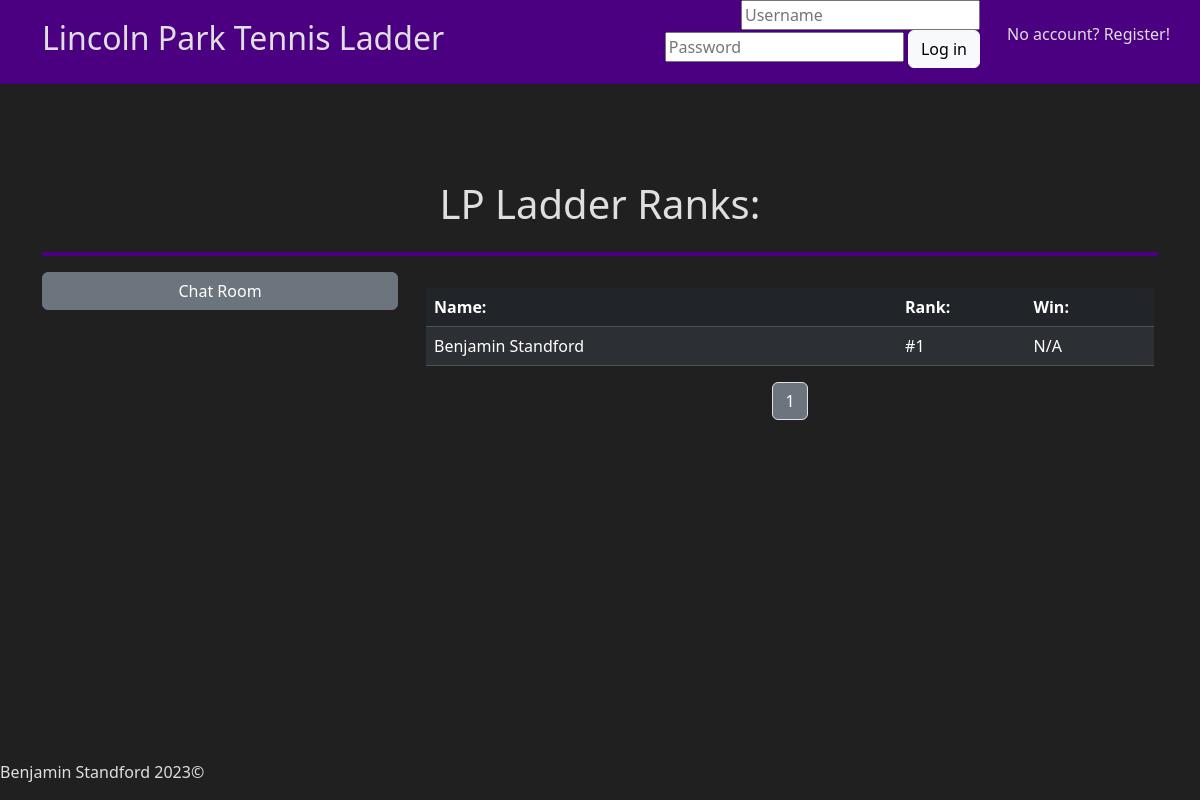
Before: / with the older database file.
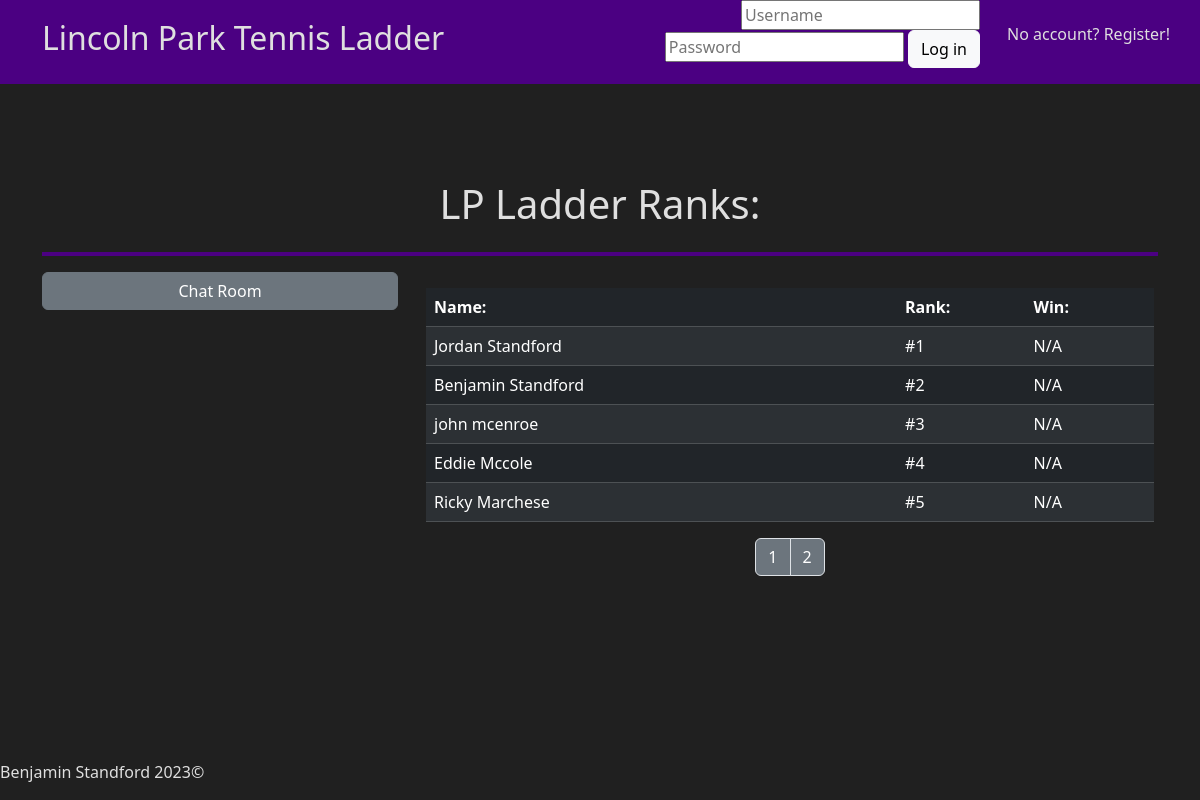
After: the same page with the newer database file.
### app/helpers.py (models this page shows, shortened)
class User(db.Model):
    id = db.Column(db.Integer(), primary_key=True)
    first= db.Column(db.String(255), nullable=False)
    last = db.Column(db.String(255), nullable=False)
    username = db.Column(db.String(255), unique=True, nullable=False)
    password = db.Column(db.LargeBinary, nullable=False)
    salt = db.Column(db.LargeBinary, nullable=False)
    email = db.Column(db.String(255), unique=True, nullable=False)
    phone = db.Column(db.String(255))
    rank = db.Column(db.Integer(), default=0)
    matches = db.relationship("Match", secondary=user_match, backref="players")
    temp_matches = db.relationship("Temp_match", secondary=user_temp, backref="players")
    matches_won = db.relationship("Match", backref="winner", foreign_keys="Match.winner_id", lazy=True)
    matches_lost = db.relationship("Match", backref="loser", foreign_keys="Match.loser_id", lazy=True)
    temp_matches_won = db.relationship("Temp_match", backref="winner", foreign_keys="Temp_match.winner_id", lazy=True)
    temp_matches_lost = db.relationship("Temp_match", backref="loser", foreign_keys="Temp_match.loser_id", lazy=True)
    date_joined = db.Column(db.Date, default=datetime.utcnow)

### app/routes.py (the view, shortened to what this page needs)
@app.route("/", methods=["GET", "POST"])
def index():
    if request.method == "GET":
        page = request.args.get('page')
        if page == None:
            page = 1
        players, pages = h.get_players(int(page))
        if "USER" in session:
            user = h.get_user()
        else:
            user = None
        return render_template("index.html", players=players, pages=pages, user=user, spread=c.SPREAD)

### app/helpers.py (called while the page is built)
def get_players(page):
    results = c.PER_PAGE * page
    players = User.query.filter(User.rank.between(results-(c.PER_PAGE-1), results)).all()
    p = math.ceil(User.query.count() / c.PER_PAGE)
    x = 1
    pages = []
    while x <= p:
        pages.append(x)
        x += 1
    return players, pages

### app/templates/index.html (shortened to what this page needs)
{% extends "layout.html" %}
{% block main %}
    <div class="container">
        <div class="p-5"></div>
        <div class="row">
        <div class="col text-center"><h1>LP Ladder Ranks:</h1></div>
        </div>
        <hr class="border-4 opacity-100">
        <div class="row justify-content-center">
            <div class="col-12 col-md-4">
                    <button class="btn btn-secondary" style="width: 100%" type="button" data-bs-toggle="collapse" data-bs-target="#collapseExample" aria-expanded="false" aria-controls="collapseExample">
                        Chat Room
                    </button>
            </div>
            <div class="col-12 col-md-8 p-3">
                <table class="table table-dark table-striped table-hover">
                    <thead>
                        <tr>
                            <th style="width: 55%">Name:</th>
                            <th style="width: 15%">Rank:</th>
                            <th style="width: 15%">Win:</th>
                        </tr>
                    </thead>
                    <tbody>
                        {% for player in players|sort(attribute='rank') %}
                            <tr>
                                <td><a href="/profile?id={{ player.id }}" style="text-decoration: none">{{ player.first }} {{ player.last }}</a></td>
                                <td>#{{ player.rank }}</td>
                                <td>{% if player.matches %}
                                        {{ ((player.matches_won|count/player.matches|count)*100)|round|int }}%
                                    {% else %}
                                        N/A
                                    {% endif %}
                                </td>
                            </tr>
                        {% endfor %}
                    </tbody>
                </table>
                <nav aria-label="Page navigation">
                    <ul class="pagination justify-content-center">
                        {% for page in pages %}
                            <li class="page-item"><a class="page-link text-bg-secondary" href="/?page={{ page }}">{{ page }}</a></li>
                        {% endfor %}
                    </ul>
                  </nav>
            </div>
        </div>
    </div>
{% endblock %}

### app/templates/layout.html (shortened to what this page needs)
<!DOCTYPE <!DOCTYPE html>
<html lang="en">
    <head>
        <link href="https://cdn.jsdelivr.net/npm/bootstrap@5.3.2/dist/css/bootstrap.min.css" rel="stylesheet">
        <link rel="stylesheet" href={{ url_for("static", filename="styles.css") }}>
    </head>
    <body>
        <header class="sticky-top">
            <div class="container">
                {% if page == 'register' %}
                <div class="row align-items-center justify-content-between" id="header-row">
                    <div class="col-12 col-md-3 col-lg-5 text-center text-md-start">
                        <a href="/" id="logo" alt="Logo">
                            <h2>Lincoln Park Tennis Ladder</h2>
                        </a>
                    </div>
                    </div>
                {% elif not 'USER' in session %}
                    <div class="row align-items-center justify-content-between" id="header-row">
                        <div class="col-12 col-md-3 col-lg-5 text-center text-md-start">
                            <a href="/" id="logo" alt="Logo">
                                <h2>Lincoln Park Tennis Ladder</h2>
                            </a>
                        </div>
                        <div class="col-12 col-md-9 col-lg-5 text-center text-md-end p-0">
                            <form action="/" method="post">
                                <input class="no-margin" id="username" name="username" type="text" placeholder="Username" autocomplete="off" autofocus required/>
                                <input class="no-margin" id="password" name="password" type="password" placeholder="Password" required/>
                                <button class="btn btn-light no-margin" type="submit" id="log-in">Log in</button>
                            </form>
                        </div>
                        <div class="col-12 col-md-12 col-lg-2 text-md-end text-center text-lg-end p-0">
                            <p><a href="/register">No account? Register!</a></p>
                        </div>
                    {% endif %}
                </div>
            </div>
        </header>
        <main>
            {% block main %}
            {% endblock %}
            <div class="p-5"></div>
        </main>
        <footer class="fixed-bottom">
            <address>Benjamin Standford 2023©</address>
        </footer>
    </body>
</html>

### app/static/styles.css (style rules this page uses)
body { background-color: #202020; color: #dfdfdf; }
header { background-color:indigo; }
a { color: inherit; text-decoration: none; }
hr { color:indigo; }
.no-margin { margin: 0; }
#header-row { min-height: 80px; }

Changed rows visible on the page:
added User: first "Jordan", last "Standford", rank "1"
changed User "Benjamin": rank "1" → "2"
added User: first "john", last "mcenroe", rank "3"
added User: first "Eddie", last "Mccole", rank "4"
added User: first "Ricky", last "Marchese", rank "5"
Other visible differences:
new list line: "2"
